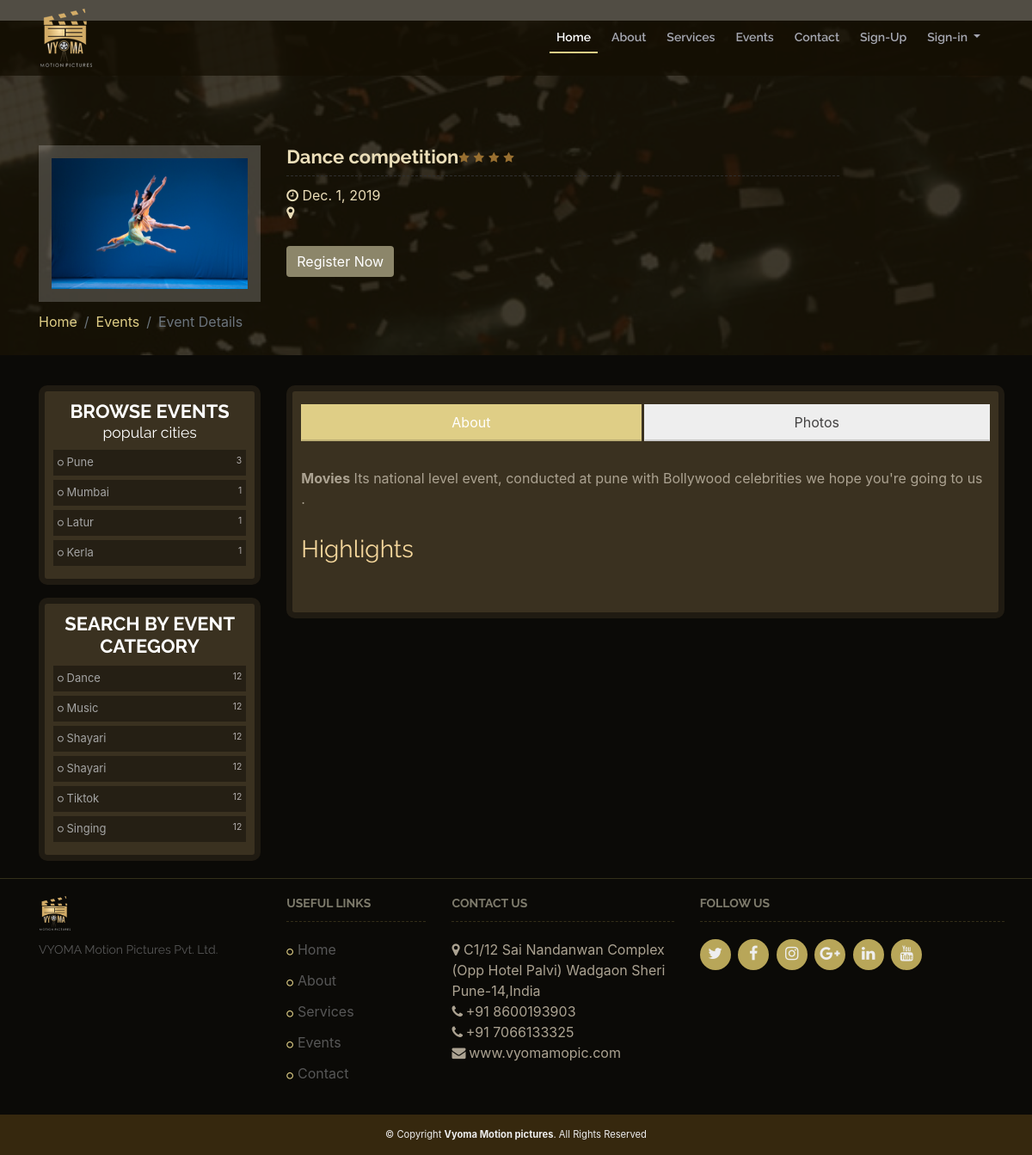
Before: /event_details/1/ with the older database file.
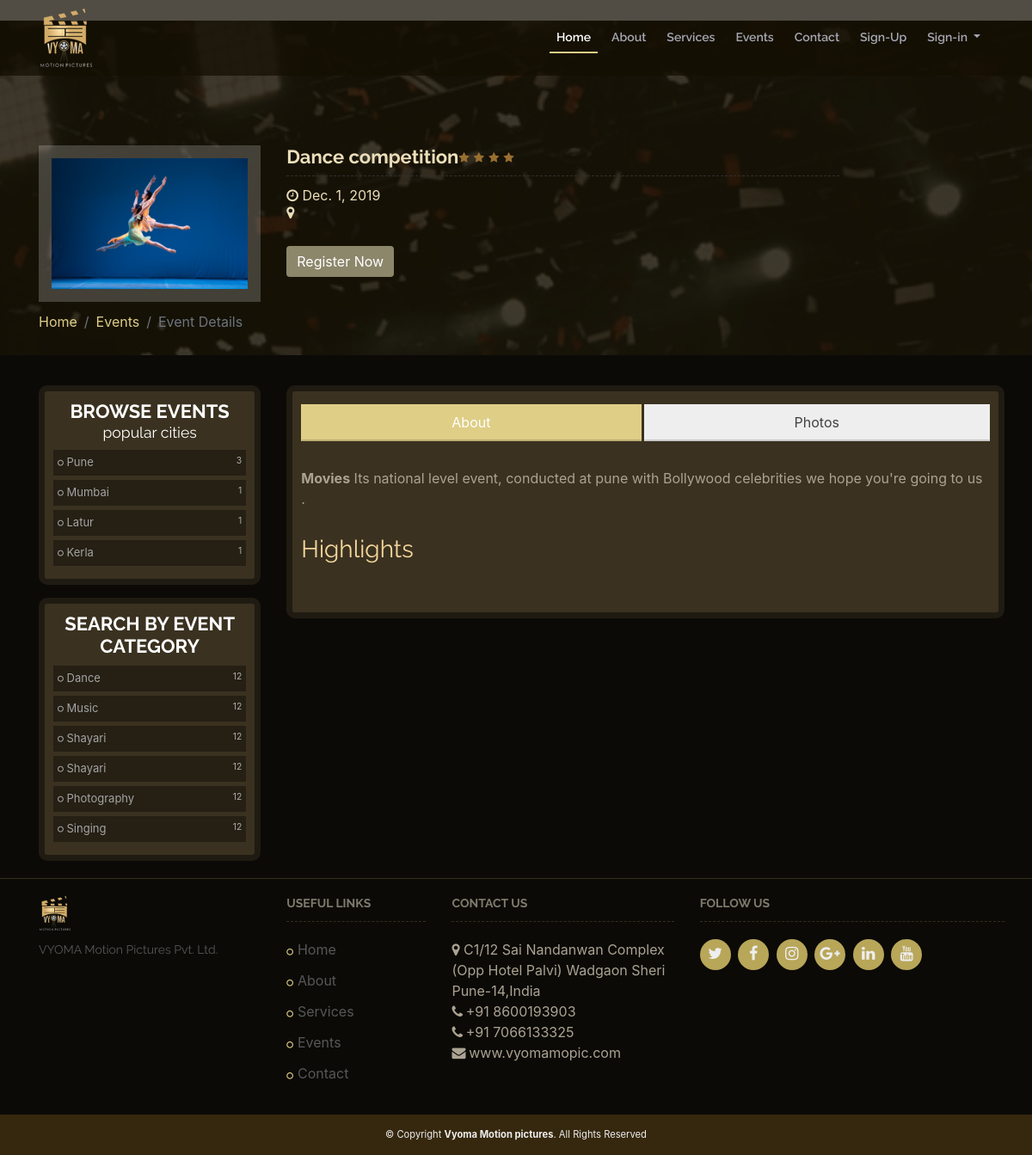
After: the same page with the newer database file.
### event_reg/models.py (models this page shows)
class event(models.Model):
    event_name=models.CharField(max_length=125)
    event_photo=models.ImageField(upload_to="images/",null=True,blank=True)
    event_location=models.CharField(max_length=100)
    event_category=models.CharField(max_length=100,null=True,choices=CATEGORY_CHOICES, default='None')
    event_start_date=models.DateField(auto_now=False, auto_now_add=False)
    event_end_date=models.DateField(auto_now=False, auto_now_add=False)
    event_discription=models.TextField(blank=True,null=True)
    event_address=models.TextField(blank=True,null=True)
    event_highlight1=models.TextField(blank=True,null=True)
    event_highlight2=models.TextField(blank=True,null=True)
    event_highlight3=models.TextField(blank=True,null=True)
    event_highlight4=models.TextField(blank=True,null=True)
    event_highlight5=models.TextField(blank=True,null=True)
    event_highlight6=models.TextField(blank=True,null=True)
    event_photo1=models.ImageField(upload_to="images/",null=True,blank=True)
    event_photo2=models.ImageField(upload_to="images/",null=True,blank=True)
    event_photo3=models.ImageField(upload_to="images/",null=True,blank=True)
    event_photo4=models.ImageField(upload_to="images/",null=True,blank=True)
    event_photo5=models.ImageField(upload_to="images/",null=True,blank=True)
    event_photo6=models.ImageField(upload_to="images/",null=True,blank=True)
    event_photo7=models.ImageField(upload_to="images/",null=True,blank=True)

### event_reg/views.py (the view)
# urls.py: path('event_details/', views.event_details, name ='event_details'),
def event_details(request,pk=None):
	if pk:
		even=event.objects.get(pk=pk)
		all_events=event.objects.all()
		location=[]
		for item in all_events:
			if [item.event_location,event.objects.filter(event_location=item.event_location).count()] not in location:
				location.append([item.event_location,event.objects.filter(event_location=item.event_location).count()])
		return render(request,'event-details.html',{"event":even,"all_events":all_events,"location":location})
	return render(request,'event-details.html')

### templates/event-details.html (shortened to what the changed rows need)
﻿{% extends 'master.html' %}
{% load static %}
{% block content %}
    <section id="innerpage">
        <div class="container wow fadeInUp">
            <div class="section-header event-details">
                <div class="row">
                    <div class="col-lg-7 col-md-7 text-left">
                        <h2>{{event.event_name}}<i class="fa fa-star"></i> <i class="fa fa-star"></i> <i class="fa fa-star"></i> <i class="fa fa-star"></i></h2>
                    </div>
                </div>
            </div>
        </div>
    </section>
    <main id="main">
        <div class="container">
            <section class="wow fadeInUp">
                <div class="row">
                    <div class="col-lg-3 col-md-3">
                        <section id="speakers">
                            <div class="border-box wow fadeInUp">
                                <div class="section-header filter">
                                    <h2>
                                        Browse events
                                        <small>Popular cities</small>
                                    </h2>
                                </div>
                            </div>
                            <div class="border-box wow m-0 fadeInUp">
                                <div class="section-header p-0 filter">
                                    <h2>
                                        Search by event category
                                    </h2>
                                </div>
                                <div class="city-sidebar">
                                    <ul>
                                        {%for cat in all_events %}
                                        <li><a href="#"> {{cat.event_category}} <small class="pull-right">12</small></a>   </li>
                                        {%endfor%}
                                    </ul>
                                </div>
                            </div>
                        </section>
                    </div>
                </div>
            </section>
        </div>
    </main>
    {%endblock%}

Changed rows visible on the page:
changed event: event_category "Tiktok" → "Photography"
